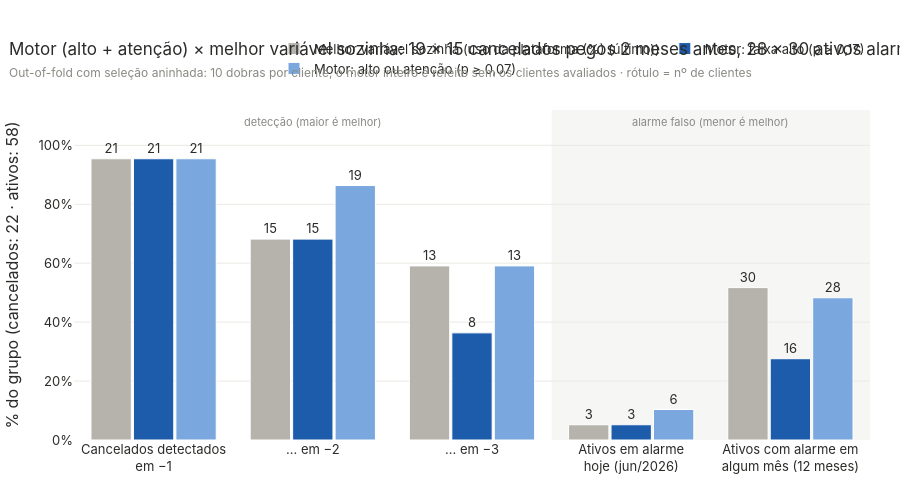
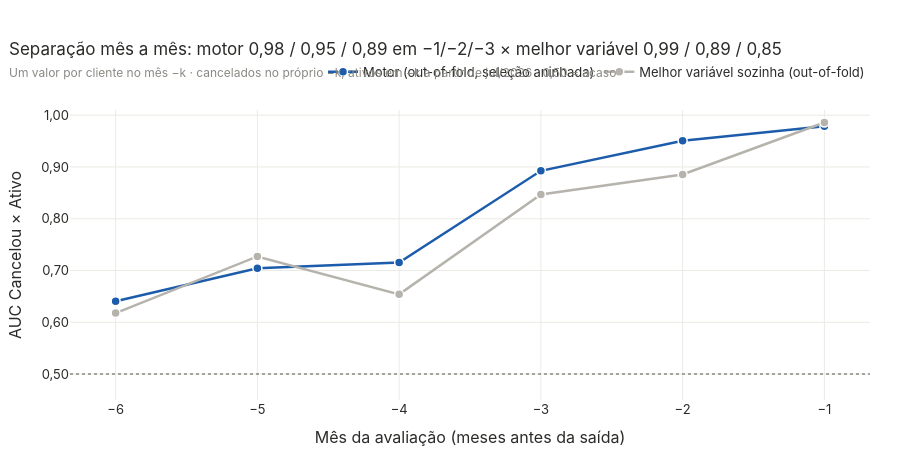

Notebook code cell kept with these figures, in order:
### Markdown cell above
## 2. Validação aninhada × melhor variável sozinha

### Code cell
MET = {m["id"]: m for m in V["metodos"]}
NOME = {"melhor_variavel": f"Melhor variável sozinha ({low(MET['melhor_variavel']['rotulo'])})",
        "motor_alto": f"Motor: faixa alto (p ≥ {br(CUT['alto'])})",
        "motor_alto_ou_atencao": f"Motor: alto ou atenção (p ≥ {br(CUT['atencao'])})"}
itens = [("canc_k1", "Cancelados detectados<br>em −1", N_CANC), ("canc_k2", "… em −2", N_CANC), ("canc_k3", "… em −3", N_CANC),
         ("ativos_hoje", "Ativos em alarme<br>hoje (jun/2026)", N_ATIV), ("ativos_algum_mes", "Ativos com alarme em<br>algum mês (12 meses)", N_ATIV)]
fig = go.Figure()
for m, r_ in MET.items():
    fig.add_trace(go.Bar(x=[i[1] for i in itens], y=[100 * r_[i[0]] / i[2] for i in itens], name=NOME[m], marker_color=COR_METODO[m],
                         marker_line=dict(color="white", width=1), text=[f"{int(r_[i[0]])}" for i in itens], textposition="outside", cliponaxis=False,
                         customdata=[[int(r_[i[0]]), i[2]] for i in itens],
                         hovertemplate=f"<b>{NOME[m]}</b><br>%{{x}}: %{{customdata[0]}} de %{{customdata[1]}} (%{{y:.0f}}%)<extra></extra>"))
fig.add_vrect(x0=2.5, x1=4.5, fillcolor=CINZA_CLARO, opacity=0.5, line_width=0, layer="below")
fig.add_annotation(x=3.5, y=108, text="alarme falso (menor é melhor)", showarrow=False, font=dict(size=11, color=CINZA))
fig.add_annotation(x=1, y=108, text="detecção (maior é melhor)", showarrow=False, font=dict(size=11, color=CINZA))
a_, b_ = MET["motor_alto_ou_atencao"], MET["melhor_variavel"]
fig.update_yaxes(range=[0, 112], ticksuffix="%", title_text=f"% do grupo (cancelados: {N_CANC} · ativos: {N_ATIV})")
fig.update_layout(barmode="group", bargap=0.2, bargroupgap=0.05, height=500, legend=dict(y=1.08),
                  title=f"Motor (alto + atenção) × melhor variável sozinha: {a_['canc_k2']} × {b_['canc_k2']} cancelados pegos 2 meses antes, "
                        f"{a_['ativos_algum_mes']} × {b_['ativos_algum_mes']} ativos alarmados no ano"
                        + sub(f"Out-of-fold com seleção aninhada: {V['n_dobras']} dobras por cliente, o motor inteiro é refeito sem os clientes avaliados · "
                              "rótulo = nº de clientes"))
fig.show()

AUC = pd.DataFrame(V["auc_por_mes"])
NOME_AUC = {"motor": "Motor (out-of-fold, seleção aninhada)", "melhor_variavel": "Melhor variável sozinha (out-of-fold)"}
COR_AUC = {"motor": COR_METODO["motor_alto"], "melhor_variavel": COR_METODO["melhor_variavel"]}
fig = go.Figure()
fig.add_hline(y=0.5, line=dict(color=CINZA, dash="dot", width=1.5))
for s_, nome in NOME_AUC.items():
    q = AUC[AUC.score == s_]
    fig.add_trace(go.Scatter(x=-q.k, y=q.auc, mode="lines+markers", name=nome, line=dict(color=COR_AUC[s_], width=2.5),
                             marker=dict(size=9, line=dict(color="white", width=1.5)), customdata=np.c_[q.k, q.n_canc, q.n - q.n_canc],
                             hovertemplate=f"<b>{nome}</b><br>Avaliado no mês −%{{customdata[0]}}<br>AUC %{{y:.3f}}"
                                           "<br>%{customdata[1]} cancelados · %{customdata[2]} ativos<extra></extra>"))
a = AUC.pivot(index="k", columns="score", values="auc")
fig.update_xaxes(tickvals=list(range(-6, 0)), ticktext=[f"−{k}" for k in range(6, 0, -1)], title_text="Mês da avaliação (meses antes da saída)")
fig.update_yaxes(range=[0.45, 1.01], tickformat=".2f", title_text="AUC Cancelou × Ativo")
fig.update_layout(height=460, legend=dict(y=1.08),
                  title=f"Separação mês a mês: motor {br(a.motor[1])} / {br(a.motor[2])} / {br(a.motor[3])} em −1/−2/−3 × "
                        f"melhor variável {br(a.melhor_variavel[1])} / {br(a.melhor_variavel[2])} / {br(a.melhor_variavel[3])}"
                        + sub("Um valor por cliente no mês −k · cancelados no próprio −k, ativos em −k a partir de jul/2026 · 0,50 = acaso"))
fig.show()

tab = []
for m, r_ in MET.items():
    tab.append({"Método": NOME[m], **{f"Cancelados em −{k}": f"{int(r_[f'canc_k{k}'])}/{N_CANC}" for k in (1, 2, 3)},
                "Antecedência mediana (meses)": br(r_["antecedencia_mediana"], 1), "Ativos em alarme hoje": f"{int(r_['ativos_hoje'])}/{N_ATIV}",
                "Ativos c/ alarme em algum mês (12m)": f"{int(r_['ativos_algum_mes'])}/{N_ATIV}",
                "Meses em alarme nos ativos (12m)": br(r_["meses_alarme_ativos_pct"], 1) + "%"})
display(pd.DataFrame(tab).set_index("Método"))
TOPO = pd.DataFrame(V["precisao_topo"])
display(TOPO.pivot_table(index="k", columns=["metodo", "top"], values="cancelados")
        .rename(index=lambda k: f"Ranking no mês −{k}").rename_axis(index=None, columns=["Cancelados entre os primeiros", "Top"]))

### Figure 1 — Plotly figure (JSON) as saved in the notebook; plotly's stock layout.template omitted (floating-point values rounded to 4 significant figures)
{"data": [{"cliponaxis": false, "customdata": [[21, 22], [15, 22], [13, 22], [3, 58], [30, 58]], "hovertemplate": "<b>Melhor variável sozinha (uso da plataforma (%) (último))</b><br>%{x}: %{customdata[0]} de %{customdata[1]} (%{y:.0f}%)<extra></extra>", "marker": {"color": "#b5b3ac", "line": {"color": "white", "width": 1}}, "name": "Melhor variável sozinha (uso da plataforma (%) (último))", "text": ["21", "15", "13", "3", "30"], "textposition": "outside", "type": "bar", "x": ["Cancelados detectados<br>em −1", "… em −2", "… em −3", "Ativos em alarme<br>hoje (jun/2026)", "Ativos com alarme em<br>algum mês (12 meses)"], "y": [95.45, 68.18, 59.09, 5.172, 51.72]}, {"cliponaxis": false, "customdata": [[21, 22], [15, 22], [8, 22], [3, 58], [16, 58]], "hovertemplate": "<b>Motor: faixa alto (p ≥ 0,17)</b><br>%{x}: %{customdata[0]} de %{customdata[1]} (%{y:.0f}%)<extra></extra>", "marker": {"color": "#1c5cab", "line": {"color": "white", "width": 1}}, "name": "Motor: faixa alto (p ≥ 0,17)", "text": ["21", "15", "8", "3", "16"], "textposition": "outside", "type": "bar", "x": ["Cancelados detectados<br>em −1", "… em −2", "… em −3", "Ativos em alarme<br>hoje (jun/2026)", "Ativos com alarme em<br>algum mês (12 meses)"], "y": [95.45, 68.18, 36.36, 5.172, 27.59]}, {"cliponaxis": false, "customdata": [[21, 22], [19, 22], [13, 22], [6, 58], [28, 58]], "hovertemplate": "<b>Motor: alto ou atenção (p ≥ 0,07)</b><br>%{x}: %{customdata[0]} de %{customdata[1]} (%{y:.0f}%)<extra></extra>", "marker": {"color": "#7aa7dd", "line": {"color": "white", "width": 1}}, "name": "Motor: alto ou atenção (p ≥ 0,07)", "text": ["21", "19", "13", "6", "28"], "textposition": "outside", "type": "bar", "x": ["Cancelados detectados<br>em −1", "… em −2", "… em −3", "Ativos em alarme<br>hoje (jun/2026)", "Ativos com alarme em<br>algum mês (12 meses)"], "y": [95.45, 86.36, 59.09, 10.34, 48.28]}], "layout": {"annotations": [{"font": {"color": "#8a8984", "size": 11}, "showarrow": false, "text": "alarme falso (menor é melhor)", "x": 3.5, "y": 108}, {"font": {"color": "#8a8984", "size": 11}, "showarrow": false, "text": "detecção (maior é melhor)", "x": 1, "y": 108}], "bargap": 0.2, "bargroupgap": 0.05, "barmode": "group", "height": 500, "legend": {"y": 1.08}, "shapes": [{"fillcolor": "#eeede9", "layer": "below", "line": {"width": 0}, "opacity": 0.5, "type": "rect", "x0": 2.5, "x1": 4.5, "xref": "x", "y0": 0, "y1": 1, "yref": "y domain"}], "title": {"text": "Motor (alto + atenção) × melhor variável sozinha: 19 × 15 cancelados pegos 2 meses antes, 28 × 30 ativos alarmados no ano<br><span style='font-size:12px;color:#8a8984'>Out-of-fold com seleção aninhada: 10 dobras por cliente, o motor inteiro é refeito sem os clientes avaliados · rótulo = nº de clientes</span>"}, "yaxis": {"range": [0, 112], "ticksuffix": "%", "title": {"text": "% do grupo (cancelados: 22 · ativos: 58)"}}}}

### Figure 2 — Plotly figure (JSON) as saved in the notebook; plotly's stock layout.template omitted (floating-point values rounded to 4 significant figures)
{"data": [{"customdata": [[1, 22, 58], [2, 22, 58], [3, 22, 58], [4, 22, 58], [5, 20, 58], [6, 18, 58]], "hovertemplate": "<b>Motor (out-of-fold, seleção aninhada)</b><br>Avaliado no mês −%{customdata[0]}<br>AUC %{y:.3f}<br>%{customdata[1]} cancelados · %{customdata[2]} ativos<extra></extra>", "line": {"color": "#1c5cab", "width": 2.5}, "marker": {"line": {"color": "white", "width": 1.5}, "size": 9}, "mode": "lines+markers", "name": "Motor (out-of-fold, seleção aninhada)", "type": "scatter", "x": [-1, -2, -3, -4, -5, -6], "y": [0.9788, 0.9506, 0.8926, 0.7155, 0.7043, 0.6408]}, {"customdata": [[1, 22, 58], [2, 22, 58], [3, 22, 58], [4, 22, 58], [5, 20, 58], [6, 18, 58]], "hovertemplate": "<b>Melhor variável sozinha (out-of-fold)</b><br>Avaliado no mês −%{customdata[0]}<br>AUC %{y:.3f}<br>%{customdata[1]} cancelados · %{customdata[2]} ativos<extra></extra>", "line": {"color": "#b5b3ac", "width": 2.5}, "marker": {"line": {"color": "white", "width": 1.5}, "size": 9}, "mode": "lines+markers", "name": "Melhor variável sozinha (out-of-fold)", "type": "scatter", "x": [-1, -2, -3, -4, -5, -6], "y": [0.9859, 0.8856, 0.8468, 0.654, 0.7272, 0.6178]}], "layout": {"height": 460, "legend": {"y": 1.08}, "shapes": [{"line": {"color": "#8a8984", "dash": "dot", "width": 1.5}, "type": "line", "x0": 0, "x1": 1, "xref": "x domain", "y0": 0.5, "y1": 0.5, "yref": "y"}], "title": {"text": "Separação mês a mês: motor 0,98 / 0,95 / 0,89 em −1/−2/−3 × melhor variável 0,99 / 0,89 / 0,85<br><span style='font-size:12px;color:#8a8984'>Um valor por cliente no mês −k · cancelados no próprio −k, ativos em −k a partir de jul/2026 · 0,50 = acaso</span>"}, "xaxis": {"ticktext": ["−6", "−5", "−4", "−3", "−2", "−1"], "tickvals": [-6, -5, -4, -3, -2, -1], "title": {"text": "Mês da avaliação (meses antes da saída)"}}, "yaxis": {"range": [0.45, 1.01], "tickformat": ".2f", "title": {"text": "AUC Cancelou × Ativo"}}}}
